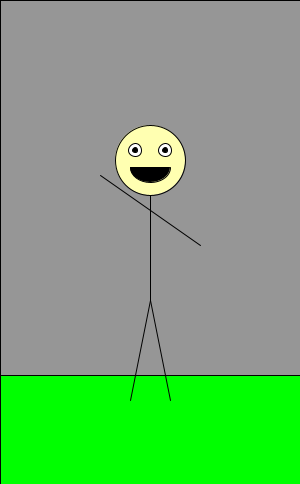
Frame 1 (no input)
Frame 60 (the mouse pressed at the canvas centre just before this capture): identical to frame 1, image omitted
Frame 120 (the mouse held since frame 60 and released just before this capture): identical to frame 1, image omitted

The Processing sketch that drew this single still picture (run headless with seeded random() and noise(); from frame 60 on, the mouse is pressed at the canvas centre):

// Processing sketch: processing_56936
// ── processing_56936.pde


void setup()
{
size(300,484);
}

color skin = color(255,255,177);
boolean LeftArmState=true;
boolean RightArmState=false;
int y;
void draw()
{
rectMode(CORNERS);
fill(150,150,150);
rect(0,0,300,484);
fill(0,255,0);
rect(0,375,300,484); //grass
line(150,150+y,150,300+y); //center body
ellipseMode(CENTER);
fill(skin);
ellipse(150,160+y,70,70); //face
fill(0,0,0);
arc(150,167+y,40,30,0,PI); //mouth
fill(255,255,255);
ellipse(135,150+y,13,13); //eye left
ellipse(165,150+y,13,13); //eye right
fill(0,0,0);
ellipse(135,150+y,5,5); //pupil left
ellipse(165,150+y,5,5); //pupil right

if (LeftArmState)
line(150,210+y,100,175+y);
else
line(150,210+y,100,245+y);

if (RightArmState)
line(150,210+y,200,175+y); 
else
line(150,210+y,200,245+y); 

line(150,300+y,130,400+y); //leg left
line(150,300+y,170,400+y); //leg right
}
void mouseClicked()
{
if (mouseX > 150)
RightArmState = !RightArmState;
else
LeftArmState = !LeftArmState;
rectMode(CORNERS);
fill(0,0,0);
redraw();
}
